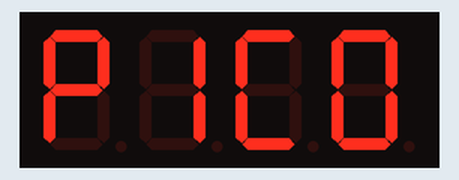
The program below on a simulated Raspberry Pi Pico running MicroPython. Shown: 4-digit seven-segment display. At 11.1 s the program stops and its outputs stay as they are.

Above: at 0.1 s.
At 2.1 s:
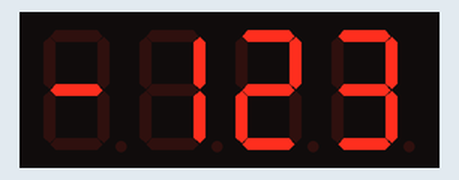
At 4.1 s:
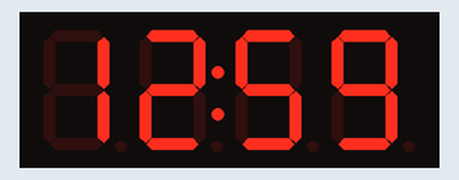
At 5.72 s:
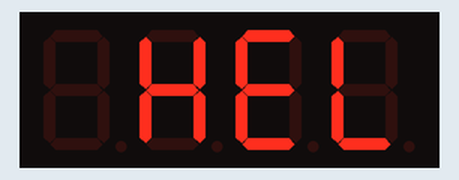
At 7.55 s:
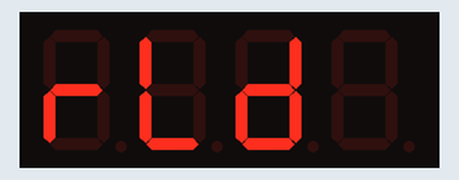
At 11.1 s:
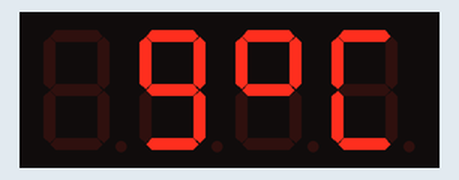

Measured:
- what the display in image 1 shows lasts 1.0 s, from 2.0 s to 3.0 s

The program:

seven_segment.py
```python
import tm1637
from machine import Pin
from utime import sleep
mydisplay = tm1637.TM1637(clk=Pin(16), dio=Pin(17))
# Show a word
mydisplay.show("Pico")
sleep(1)
#blank the screen
mydisplay.show("    ")
sleep(1)
#show numbers
mydisplay.number(-123)
sleep(1)
#show a time with colon
mydisplay.numbers(12,59)
sleep(1)
#adjust the brightness to make it lower
mydisplay.brightness(0)
sleep(1)
#show scrolling text
mydisplay.scroll("Hello World 123", delay=200)
sleep(1)
#show temperature
mydisplay.temperature(99)
sleep(1)
#blank the screen again
mydisplay.show(" ")
```
